Frame 1 (no input): blank canvas, image omitted
Frame 60 (no input): blank canvas, image omitted
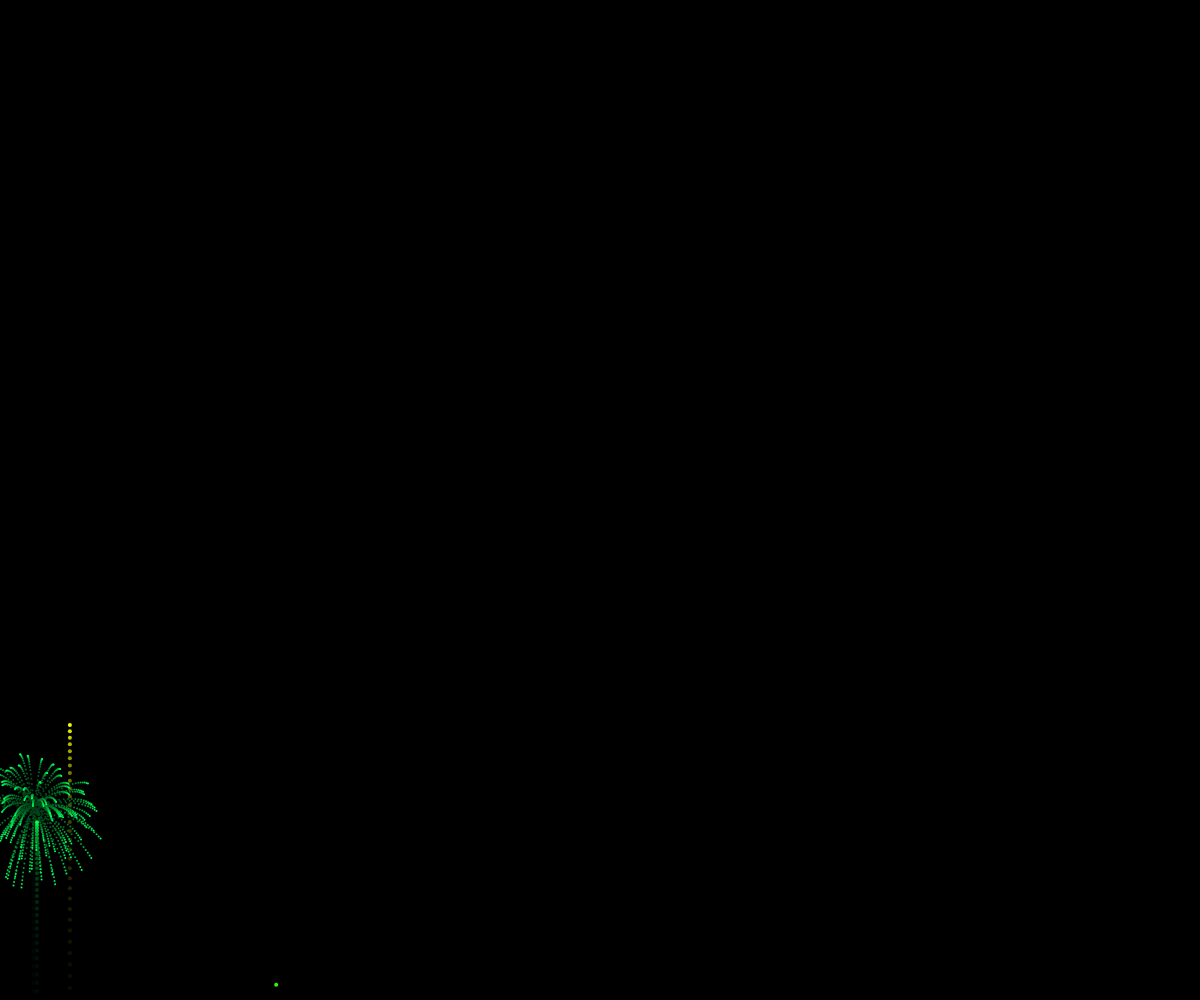
Frame 120 (the mouse pressed at the canvas centre since frame 60)

The p5.js sketch whose frames 1 and 60 were blank and that drew this single picture after the mouse press (run headless with seeded random() and noise() and a simulated clock; from frame 60 on, the mouse is pressed at the canvas centre):

// p5.js sketch
// ── sketch.js
var fireworks = [];
var gravity;

function setup() {
	createCanvas(windowWidth, windowHeight);
	colorMode(HSB);
	gravity = createVector(0, 0.2);
	stroke(255); 
	strokeWeight(4);
	fireworks.push(new Firework());
	background(0);
}

function draw() {
	colorMode(RGB)
	background(0, 25);
  if (random(1) < 0.03) {
		fireworks.push(new Firework());
	}	
	for (var i = fireworks.length-1; i > 0; i--) {
		fireworks[i].update();
		fireworks[i].show();
		if (fireworks[i].done()) {
			fireworks.splice(i, 1);
		}
	}
}
// ── firework.js
function Firework() {

  this.hu = random(255);

  this.firework = new Particle(random(width), height, this.hu, true);
  this.exploded = false;
  this.particles = [];

  this.done = function() {
    if(this.exploded && this.particles.length === 0) {
      return true;
    } else {
      return false;
    }
  }

  this.update = function() {
    if (!this.exploded) {
      this.firework.applyForce(gravity);
      this.firework.update();
      if (this.firework.vel.y >= 0) {
        this.exploded = true;
        this.explode();
      }
    }
  
    for (var i = this.particles.length-1; i >= 0; i--) {
      this.particles[i].applyForce(gravity);
      this.particles[i].update();
      if (this.particles[i].done()) {
        this.particles.splice(i, 1);
        
      }
    }
  }

    this.explode = function() {
      for (var i = 0; i < 100; i++) {
        var p = new Particle(this.firework.pos.x, this.firework.pos.y, this.hu, false);
        this.particles.push(p);
      }
    }

  this.show = function() {
    if (!this.exploded) {
      this.firework.show();
    }
    for (var i = 0; i < this.particles.length; i++) {
      this.particles[i].show();
      
    }
  };
};

// ── particle.js
function Particle(x, y, hu, firework) {
  this.pos = createVector(x, y);
  this.firework = firework;
  this.lifespan = 255;

  if (this.firework) {
    this.vel = createVector(0, random(-7, -16));
  } else {
    this.vel = p5.Vector.random2D();
    this.vel.mult(random(2, 10));
  }
  this.acc = createVector(0, 0);

  this.applyForce = function(force) {
    this.acc.add(force);
  }

  this.update = function() {
    if (!this.firework) {
      this.vel.mult(0.9);
      this.lifespan -= 4;
    }
    this.vel.add(this.acc);
    this.pos.add(this.vel);
    this.acc.mult(0);
  }

  this.done = function() {
    if (this.lifespan < 0 ) {
      return true;
    } else {
      return false;
    }
  }

  this.show = function() {
    colorMode(HSB);
    if (!this.firework) {
      strokeWeight(2);
      stroke(hu, 255, 255, this.lifespan);
    } else {
      strokeWeight(4);
      stroke(hu, 255, 255);
    }
    point(this.pos.x, this.pos.y);
  }
}
